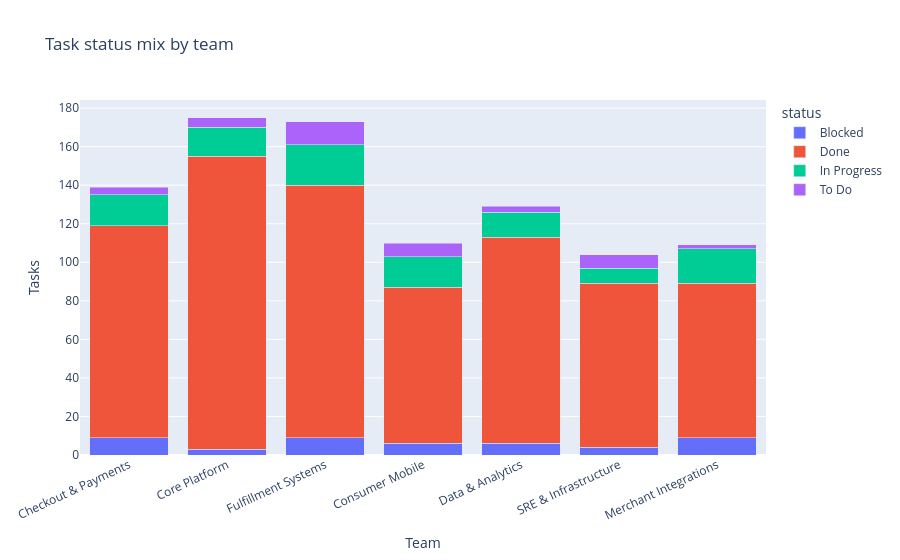

The cell this chart's notebook holds for it:
### Code cell
status_mix = data["tasks"].groupby(["team_id", "status"]).size().reset_index(name="task_count")
status_mix = status_mix.merge(data["teams"][["team_id", "team_name"]], on="team_id")
fig = px.bar(status_mix, x="team_name", y="task_count", color="status", barmode="stack",
             title="Task status mix by team", labels={"team_name":"Team", "task_count":"Tasks"})
fig.update_layout(xaxis_tickangle=-25)
fig.show()

### Figure 1 — Plotly figure (JSON) as saved in the notebook; plotly's stock layout.template omitted (floating-point values rounded to 4 significant figures)
{"data": [{"hovertemplate": "status=Blocked<br>Team=%{x}<br>Tasks=%{y}<extra></extra>", "legendgroup": "Blocked", "marker": {"color": "#636efa", "pattern": {"shape": ""}}, "name": "Blocked", "orientation": "v", "showlegend": true, "textposition": "auto", "type": "bar", "x": ["Checkout & Payments", "Core Platform", "Fulfillment Systems", "Consumer Mobile", "Data & Analytics", "SRE & Infrastructure", "Merchant Integrations"], "xaxis": "x", "y": [9, 3, 9, 6, 6, 4, 9], "yaxis": "y"}, {"hovertemplate": "status=Done<br>Team=%{x}<br>Tasks=%{y}<extra></extra>", "legendgroup": "Done", "marker": {"color": "#EF553B", "pattern": {"shape": ""}}, "name": "Done", "orientation": "v", "showlegend": true, "textposition": "auto", "type": "bar", "x": ["Checkout & Payments", "Core Platform", "Fulfillment Systems", "Consumer Mobile", "Data & Analytics", "SRE & Infrastructure", "Merchant Integrations"], "xaxis": "x", "y": [110, 152, 131, 81, 107, 85, 80], "yaxis": "y"}, {"hovertemplate": "status=In Progress<br>Team=%{x}<br>Tasks=%{y}<extra></extra>", "legendgroup": "In Progress", "marker": {"color": "#00cc96", "pattern": {"shape": ""}}, "name": "In Progress", "orientation": "v", "showlegend": true, "textposition": "auto", "type": "bar", "x": ["Checkout & Payments", "Core Platform", "Fulfillment Systems", "Consumer Mobile", "Data & Analytics", "SRE & Infrastructure", "Merchant Integrations"], "xaxis": "x", "y": [16, 15, 21, 16, 13, 8, 18], "yaxis": "y"}, {"hovertemplate": "status=To Do<br>Team=%{x}<br>Tasks=%{y}<extra></extra>", "legendgroup": "To Do", "marker": {"color": "#ab63fa", "pattern": {"shape": ""}}, "name": "To Do", "orientation": "v", "showlegend": true, "textposition": "auto", "type": "bar", "x": ["Checkout & Payments", "Core Platform", "Fulfillment Systems", "Consumer Mobile", "Data & Analytics", "SRE & Infrastructure", "Merchant Integrations"], "xaxis": "x", "y": [4, 5, 12, 7, 3, 7, 2], "yaxis": "y"}], "layout": {"barmode": "stack", "legend": {"title": {"text": "status"}, "tracegroupgap": 0}, "title": {"text": "Task status mix by team"}, "xaxis": {"anchor": "y", "domain": [0.0, 1.0], "tickangle": -25, "title": {"text": "Team"}}, "yaxis": {"anchor": "x", "domain": [0.0, 1.0], "title": {"text": "Tasks"}}}}
